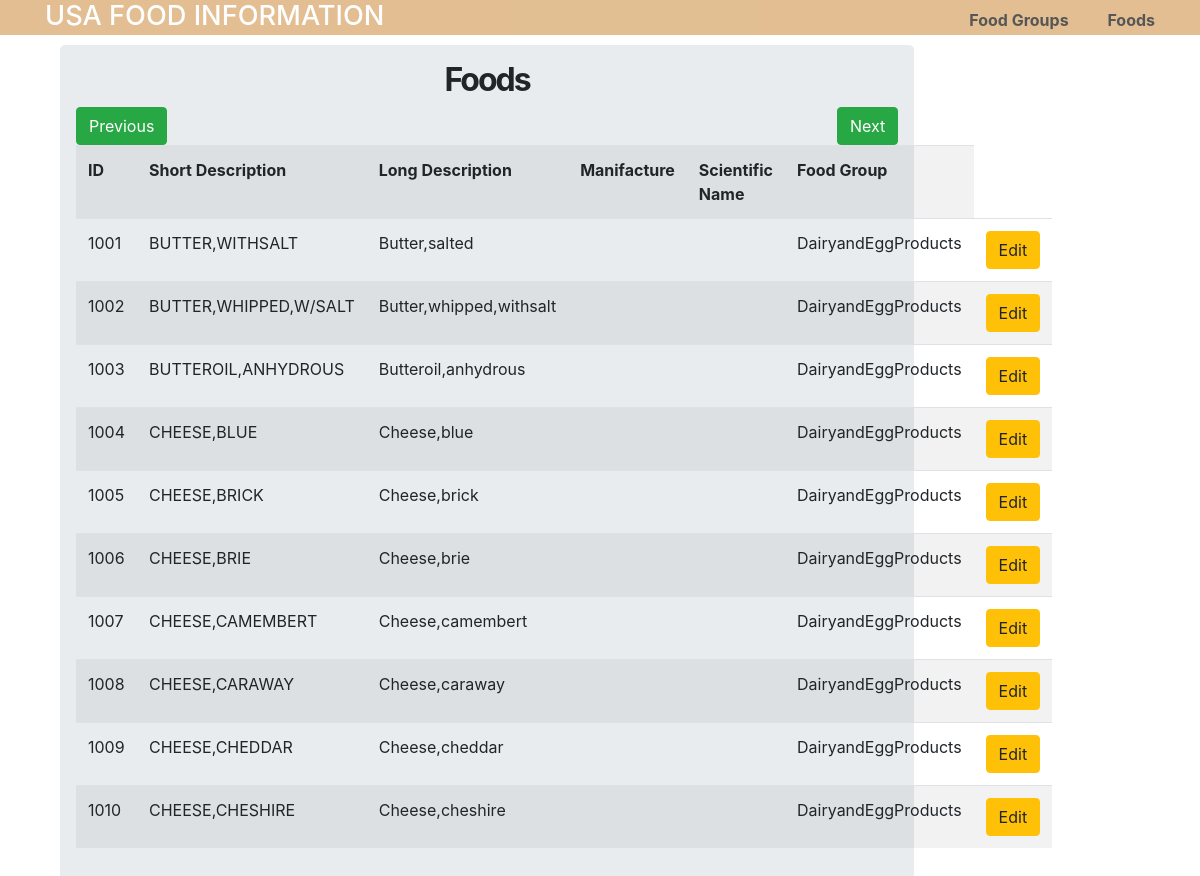
Page /about/ on the earlier database version.
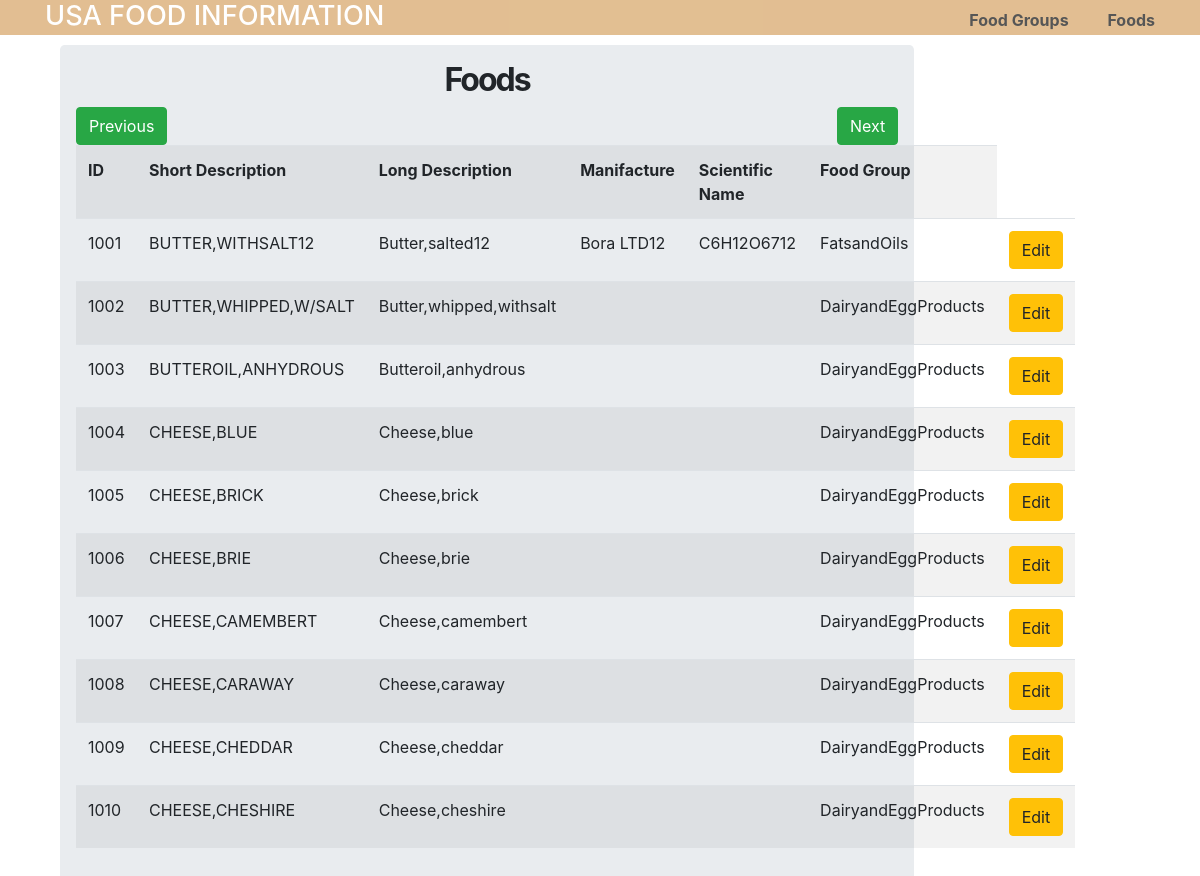
Same page on the later database version.
### tables this page shows
CREATE TABLE food(
                                      id int PRIMARY KEY NOT NULL,
                                      food_group_id int REFERENCES food_group(id) NOT NULL,
                                      long_desc text NOT NULL DEFAULT '',
                                      short_desc text NOT NULL DEFAULT '',
                                      common_names text NOT NULL DEFAULT '',
                                      manufac_name text NOT NULL DEFAULT '',
                                      survey text NOT NULL DEFAULT '',
                                      ref_desc text NOT NULL DEFAULT '',
                                      refuse int NOT NULL,
                                      sci_name text NOT NULL DEFAULT '',
                                      nitrogen_factor float NOT NULL,
                                      protein_factor float NOT  NULL,
                                      fat_factor float NOT NULL,
                                      calorie_factor float NOT NULL
                                );

CREATE TABLE food_group (
                                         id int PRIMARY KEY NOT NULL,
                                         name text NOT NULL,
                                         UNIQUE (id)
                                    );

### app.py (the view)
@app.route('/about/', defaults={'page': 0})
@app.route('/about/<int:page>/', methods=['GET', 'POST'])
def about(page):
    every_page = 10
    prev_page = (page-1) if (page > 0) else page
    next_page = page + 1
    c = get_db().cursor()
    current_page = page
    page = page*every_page
    food_items = c.execute('SELECT f.id,f.short_desc, f.long_desc,f.manufac_name, f.sci_name,fg.name AS fgname FROM food f '
                           'INNER JOIN food_group fg ON '
                           'f.food_group_id = fg.id LIMIT ?, ?', (page, every_page)).fetchall()
    food_goups_items = c.execute('SELECT * FROM food_group')
    return render_template("about.html", all_food=food_items, food_groups=food_goups_items, prev_page=prev_page,
                           next_page=next_page, current_page=current_page)

### app.py (called while the page is built)
def get_db():
    db = getattr(g, '_database', None)
    if db is None:
        db = g._database = sqlite3.connect('usda.db')
    return db

@app.teardown_appcontext
def close_connection(exception):
    db = getattr(g, '_database', None)
    if db is not None:
        db.close()

### templates/about.html (shortened to what this page needs)
<!DOCTYPE html>
<html lang="en" dir="ltr">
   <head>
   </head>
   <body>
      {% extends "template.html" %}
      {% block content %}
      <div class="container">
          <div class="row">
              <div class="col md-12">
                  <div class="jumbotron p-3">
                  <h2> <b>Foods </b>
                  <h2>
                         <button type="button"  class="btn btn-success float-left" onclick="window.location.href='{{ url_for('about', page=prev_page) }}'">Previous</button>
                         <button type="button"  class="btn btn-success float-right" onclick="window.location.href='{{ url_for('about', page=next_page) }}'">Next</button>
                      </h2>
                  </h2>
                     <table class="table table-hover table-striped">
                       <tr>
                           <th>ID</th>
                           <th>Short Description</th>
                           <th>Long Description</th>
                           <th>Manifacture</th>
                           <th>Scientific Name</th>
                           <th>Food Group</th>
                       </tr>
                      {% for id,short_desc,long_desc,manufac_name,sci_name, fgname in all_food %}
                       <tr>
                           <td>{{ id }}</td>
                           <td>{{ short_desc }}</td>
                           <td>{{ long_desc }}</td>
                           <td>{{ manufac_name }}</td>
                           <td>{{ sci_name }}</td>
                           <td>{{ fgname }}</td>
                           <td>
                               <a href="/update/{{id}}" class="btn btn-warning btn-xs" data-toggle="modal" data-target="#modaledit{{id}}">Edit</a>
                           </td>
                        </tr>
                         {% endfor %}
                     </table>
                  </div>
              </div>
          </div>
      </div>
      {% endblock %}

### templates/template.html (shortened to what this page needs)
<!DOCTYPE html>
<html lang="en" dir="ltr">
   <head>
      <link rel="stylesheet" href="{{ url_for('static', filename='css/template.css') }}">
      <link rel="stylesheet" href="https://stackpath.bootstrapcdn.com/bootstrap/4.4.1/css/bootstrap.min.css">
   </head>
   <body>
      <header>
         <div class="container">
            <h1 class="logo">USA Food Information</h1>
            <strong>
               <nav>
                  <ul class="menu">
                     <li><a href="{{ url_for('home') }}">Food Groups</a></li>
                     <li><a href="{{ url_for('about') }}">Foods</a></li>
                  </ul>
               </nav>
            </strong>
         </div>
      </header>
      {% block content %}
      {% endblock %}
   </body>
</html>

### static/css/template.css (style rules this page uses)
body { margin: 0; padding: 0; font-family: "Helvetica Neue", Helvetica, Arial, sans-serif; color: #444; }
header { background-color: #DFB887; height: 35px; width: 100%; opacity: .9; margin-bottom: 10px; }
header h1.logo { margin: 0; font-size: 1.7em; color: #fff; text-transform: uppercase; float: left; }
.container { width: 1200px; margin: 0 auto; }
h2 { font-size: 3em; margin-top: 40px; text-align: center; letter-spacing: -2px; }
.menu { float: right; margin-top: 8px; }
.menu li { display: inline; }
.menu li + li { margin-left: 35px; }
.menu li a { color: #444; text-decoration: none; }

Differences in the rows shown:
changed food id 1001: short_desc "BUTTER,WITHSALT" → "BUTTER,WITHSALT12"; long_desc "Butter,salted" → "Butter,salted12"; manufac_name (not shown) → "Bora LTD12"; sci_name (not shown) → "C6H12O6712"; name "DairyandEggProducts" → "FatsandOils"
